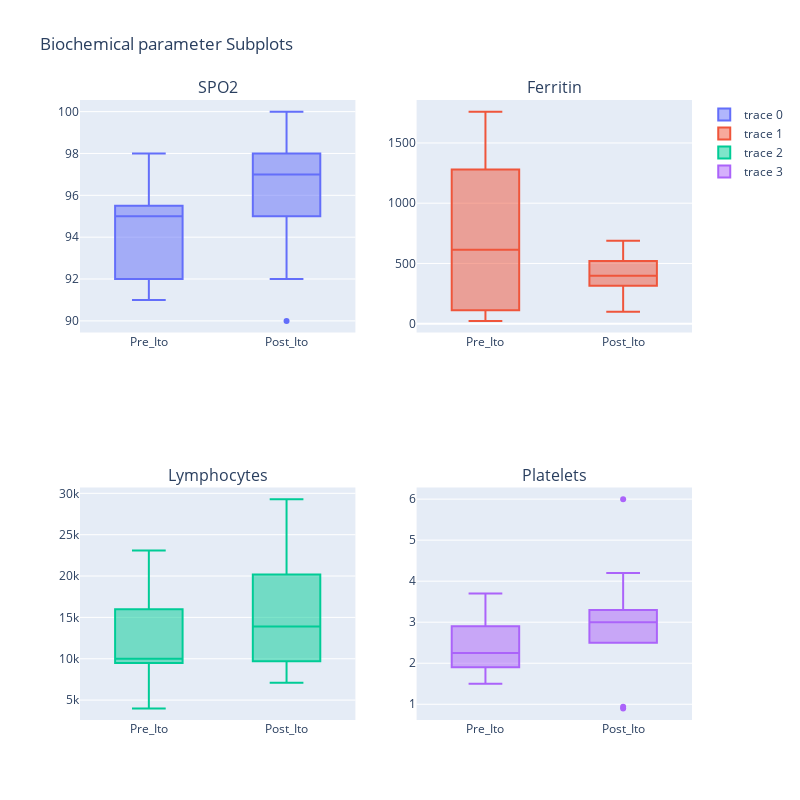

Write notebook code for a chart like this one.
### Markdown cell above
### Biochemical Parameter Subplots<a id='subplots'>

### Code cell
import plotly.graph_objects as go
from plotly.subplots import make_subplots

fig = make_subplots(rows=2, cols=2, subplot_titles=("SPO2", "Ferritin", "Lymphocytes", "Platelets"))
df= pd.DataFrame(data=df_xls, columns=["SPO2_pre_ito", "SPO2_post_ito"])
df=df.rename(columns={"SPO2_pre_ito": "Pre_Ito", "SPO2_post_ito": "Post_Ito"})
df=pd.melt(df)
fig.add_trace(
    go.Box(x=df.variable, y=df.value), row = 1, col = 1)
#fig.update_traces(quartilemethod="exclusive") # or "inclusive", or "linear" by default


df_ferritin = pd.DataFrame(data=df_xls, columns=["s_ferritin_mg_ltr_pre_ito", "s_ferritin_mg_ltr_post_ito"])
df_ferritin=df_ferritin.rename(columns={"s_ferritin_mg_ltr_pre_ito": "Pre_Ito", "s_ferritin_mg_ltr_post_ito": "Post_Ito"})
df_ferritin=pd.melt(df_ferritin)
fig.add_trace(
    go.Box(x=df_ferritin.variable, y=df_ferritin.value), row = 1, col = 2)
#fig.update_traces(quartilemethod="exclusive") # or "inclusive", or "linear" by default

df_lymphocytes = pd.DataFrame(data=df_xls, columns=["lymphocyte_cnt_pre_ito",  "lymphocyte_cnt_post_ito"])
df_lymphocytes=df_lymphocytes.rename(columns={"lymphocyte_cnt_pre_ito": "Pre_Ito", "lymphocyte_cnt_post_ito": "Post_Ito"})
df_lymphocytes=pd.melt(df_lymphocytes)
fig.add_trace(
    go.Box(x=df_lymphocytes.variable, y=df_lymphocytes.value), row = 2, col = 1)

df_platelets = pd.DataFrame(data=df_xls, columns=["platelets_pre_ito",  "platelets_post_ito"])
df_platelets=df_platelets.rename(columns={"platelets_pre_ito": "Pre_Ito", "platelets_post_ito": "Post_Ito"})
df_platelets=pd.melt(df_platelets)
fig.add_trace(
    go.Box(x=df_platelets.variable, y=df_platelets.value), row = 2, col = 2)
fig.update_traces(quartilemethod="exclusive") # or "inclusive", or "linear" by default
fig.update_layout(height=800, width=800, title_text="Biochemical parameter Subplots")
fig.show()

### Figure 1 — Plotly figure (JSON) as saved in the notebook; plotly's stock layout.template omitted (floating-point values rounded to 4 significant figures)
{"data": [{"quartilemethod": "exclusive", "type": "box", "x": ["Pre_Ito", "Pre_Ito", "Pre_Ito", "Pre_Ito", "Pre_Ito", "Pre_Ito", "Pre_Ito", "Pre_Ito", "Pre_Ito", "Pre_Ito", "Pre_Ito", "Pre_Ito", "Pre_Ito", "Post_Ito", "Post_Ito", "Post_Ito", "Post_Ito", "Post_Ito", "Post_Ito", "Post_Ito", "Post_Ito", "Post_Ito", "Post_Ito", "Post_Ito", "Post_Ito", "Post_Ito"], "xaxis": "x", "y": [95, 96, 93, 95, 94, 95, 91, null, 91, 98, null, null, null, 97, 99, 97, 98, 92, 97, 90, 95, 97, 100, null, null, null], "yaxis": "y"}, {"quartilemethod": "exclusive", "type": "box", "x": ["Pre_Ito", "Pre_Ito", "Pre_Ito", "Pre_Ito", "Pre_Ito", "Pre_Ito", "Pre_Ito", "Pre_Ito", "Pre_Ito", "Pre_Ito", "Pre_Ito", "Pre_Ito", "Pre_Ito", "Post_Ito", "Post_Ito", "Post_Ito", "Post_Ito", "Post_Ito", "Post_Ito", "Post_Ito", "Post_Ito", "Post_Ito", "Post_Ito", "Post_Ito", "Post_Ito", "Post_Ito"], "xaxis": "x2", "y": [614, 967, 1005.0, 112, 93.4, null, 462, 319, 1500, 23.5, 1760, 1279, null, 315.8, 423, 688, null, 100, null, null, null, null, null, 520, 326, 398], "yaxis": "y2"}, {"quartilemethod": "exclusive", "type": "box", "x": ["Pre_Ito", "Pre_Ito", "Pre_Ito", "Pre_Ito", "Pre_Ito", "Pre_Ito", "Pre_Ito", "Pre_Ito", "Pre_Ito", "Pre_Ito", "Pre_Ito", "Pre_Ito", "Pre_Ito", "Post_Ito", "Post_Ito", "Post_Ito", "Post_Ito", "Post_Ito", "Post_Ito", "Post_Ito", "Post_Ito", "Post_Ito", "Post_Ito", "Post_Ito", "Post_Ito", "Post_Ito"], "xaxis": "x3", "y": [9800, 16000, 11700, 10000, 23100, 11300, 9800, 9500, 4000, 5300, 16100, null, null, 13700, 21100, 9700, 14100, 20200, 29300, 14400, 13900, 7100, 8800, 13900, null, null], "yaxis": "y3"}, {"quartilemethod": "exclusive", "type": "box", "x": ["Pre_Ito", "Pre_Ito", "Pre_Ito", "Pre_Ito", "Pre_Ito", "Pre_Ito", "Pre_Ito", "Pre_Ito", "Pre_Ito", "Pre_Ito", "Pre_Ito", "Pre_Ito", "Pre_Ito", "Post_Ito", "Post_Ito", "Post_Ito", "Post_Ito", "Post_Ito", "Post_Ito", "Post_Ito", "Post_Ito", "Post_Ito", "Post_Ito", "Post_Ito", "Post_Ito", "Post_Ito"], "xaxis": "x4", "y": [2.9, 2.1, 2.6, 3.7, 1.9, 2.4, 1.7, 2.1, 1.5, 3.1, null, null, null, 4.2, 3.3, 2.8, 3.3, 6, 0.9, 0.94, 2.8, 2.5, 3.2, null, null, null], "yaxis": "y4"}], "layout": {"annotations": [{"font": {"size": 16}, "showarrow": false, "text": "SPO2", "x": 0.225, "xanchor": "center", "xref": "paper", "y": 1, "yanchor": "bottom", "yref": "paper"}, {"font": {"size": 16}, "showarrow": false, "text": "Ferritin", "x": 0.775, "xanchor": "center", "xref": "paper", "y": 1, "yanchor": "bottom", "yref": "paper"}, {"font": {"size": 16}, "showarrow": false, "text": "Lymphocytes", "x": 0.225, "xanchor": "center", "xref": "paper", "y": 0.375, "yanchor": "bottom", "yref": "paper"}, {"font": {"size": 16}, "showarrow": false, "text": "Platelets", "x": 0.775, "xanchor": "center", "xref": "paper", "y": 0.375, "yanchor": "bottom", "yref": "paper"}], "height": 800, "title": {"text": "Biochemical parameter Subplots"}, "width": 800, "xaxis": {"anchor": "y", "domain": [0, 0.45]}, "xaxis2": {"anchor": "y2", "domain": [0.55, 1]}, "xaxis3": {"anchor": "y3", "domain": [0, 0.45]}, "xaxis4": {"anchor": "y4", "domain": [0.55, 1]}, "yaxis": {"anchor": "x", "domain": [0.625, 1]}, "yaxis2": {"anchor": "x2", "domain": [0.625, 1]}, "yaxis3": {"anchor": "x3", "domain": [0, 0.375]}, "yaxis4": {"anchor": "x4", "domain": [0, 0.375]}}}
